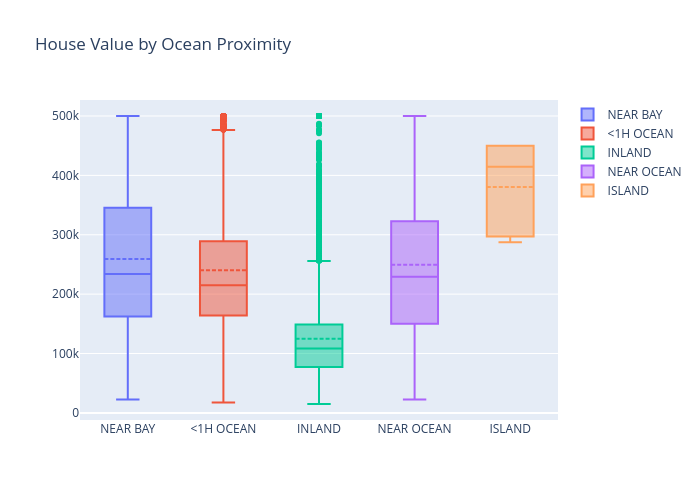

Source (notebook cell):
### Code cell
# Ocean Proximity vs House Value
fig3 = go.Figure()
for cat in df["ocean_proximity"].unique():
    fig3.add_trace(
        go.Box(
            y=df.loc[df["ocean_proximity"] == cat, "median_house_value"],
            name=cat, boxmean=True
        )
    )
fig3.update_layout(title="House Value by Ocean Proximity", width=700, height=500)
fig3.show()

### Figure 1 — Plotly figure (JSON) as saved in the notebook; plotly's stock layout.template omitted (floating-point values rounded to 4 significant figures; data arrays with more than 128 entries replaced by an {"elided": "..."} marker saying what was removed)
{"data": [{"boxmean": true, "name": "NEAR BAY", "type": "box", "y": {"elided": "2290 int values"}}, {"boxmean": true, "name": "<1H OCEAN", "type": "box", "y": {"elided": "9136 int values"}}, {"boxmean": true, "name": "INLAND", "type": "box", "y": {"elided": "6551 int values"}}, {"boxmean": true, "name": "NEAR OCEAN", "type": "box", "y": {"elided": "2658 int values"}}, {"boxmean": true, "name": "ISLAND", "type": "box", "y": [450000, 414700, 300000, 450000, 287500]}], "layout": {"height": 500, "title": {"text": "House Value by Ocean Proximity"}, "width": 700}}
